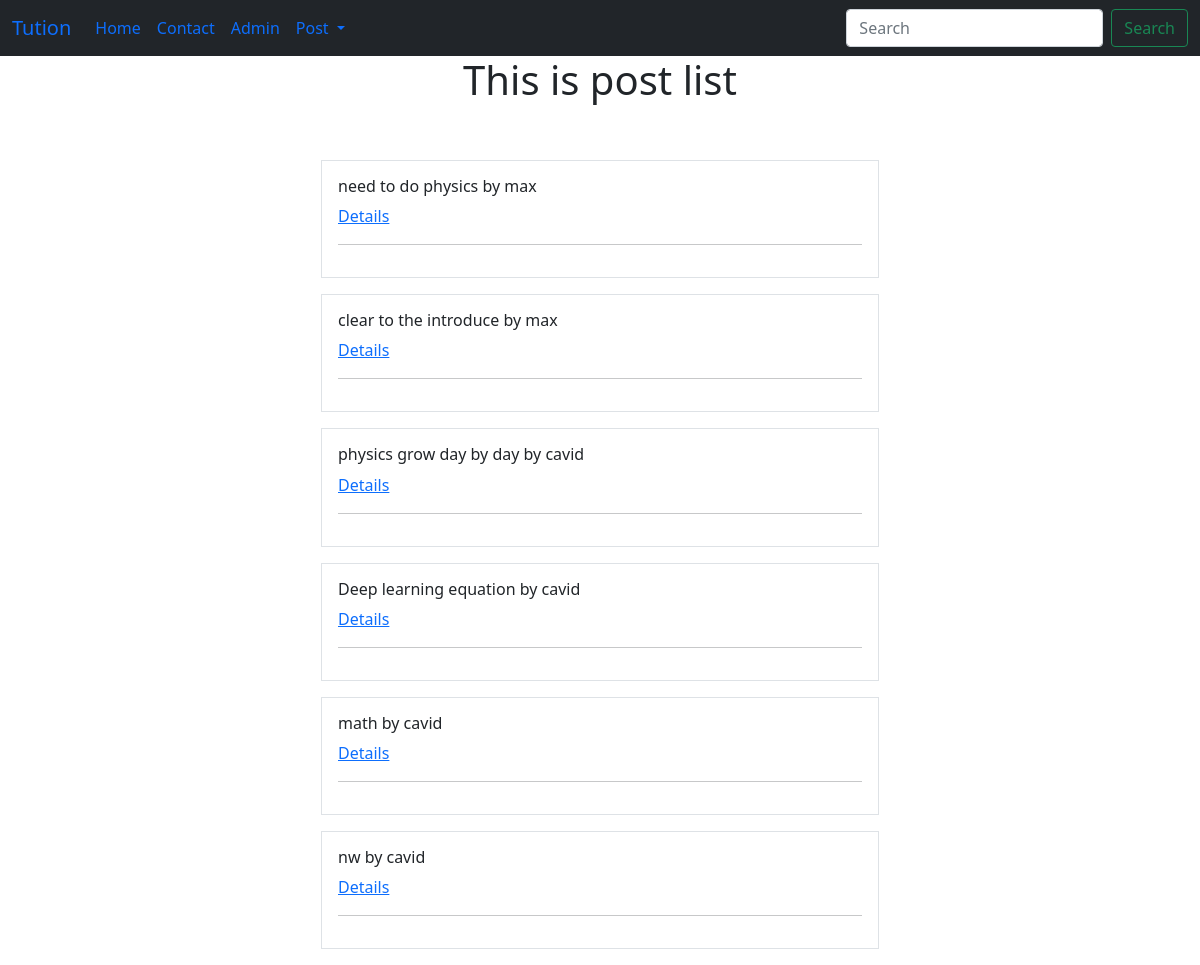
The page /tuition/postlist/ on the database its author committed.
### tuition/models.py (models this page shows, shortened)
class Post(models.Model):
    CATEGORY=(
        ('Teacher','Teacher'),
        ('Student','Student'),
    )
    MEDIUM=(
        ('Bangla','Bangla'),
        ('English','English'),
        ('Urdu','Urdu'),
        ('Hinig','Hindi'),
        ('Arabic','Arabic'),
    )
    user = models.ForeignKey(User, on_delete=models.CASCADE, blank=True, null=True)
    id = models.AutoField(primary_key=True)
    title = models.CharField(max_length=100)
    slug = models.CharField(max_length=100, default=title)
    email = models.EmailField()
    slary = models.FloatField()
    details = models.TextField()
    available = models.BooleanField()
    category = models.CharField(max_length=100, choices=CATEGORY)
    created_at = models.DateTimeField(default=now)
    image = models.ImageField(default='tuition/images/default.jpg',upload_to='tuition/images')
    medium = MultiSelectField(max_length=100, max_choices=5, choices=MEDIUM, default= "Bangla")
    subject = models.ManyToManyField(Subject, related_name='subject_set')
    class_in = models.ManyToManyField(Class_in, related_name='class_set')

### tuition/views.py (the view)
# urls.py: path('postlist/',PostListView.as_view(),name="postlist"),
class PostListView(ListView):
    template_name = 'tuition/postlist.html'
    queryset = Post.objects.all()
    context_object_name = 'posts'
    def get_context_data(self, *args, **kwargs):
        context = super().get_context_data(*args, **kwargs)
        context['posts'] = context.get('object_list')
        context['msg'] = 'This is post list'
        return context

### templates/tuition/postlist.html
{% extends 'basic.html' %}
{% block body %}
<div class="container">
    <h1 class="text-center">{{msg}}</h1><br><br>
    {% for p in posts %}
    <div class="col-md-6 offset-md-3 mb-3 p-3 border">
        <h6>{{p.title}}
            by {{p.user.username}}</h6>
        <a href="/tuition/postdetail/{{p.id}}">Details</a>
        <hr>
    </div>
    {% endfor %}
    {% endblock body %}

### rows shown on the page
Post: title "need to do physics", user.username "max"
Post: title "clear to the introduce", user.username "max"
Post: title "physics grow day by day", user.username "cavid"
Post: title "Deep learning equation", user.username "cavid"
Post: title "math", user.username "cavid"
Post: title "nw", user.username "cavid"

### other values the page prints
{{ msg }} "This is post list"
